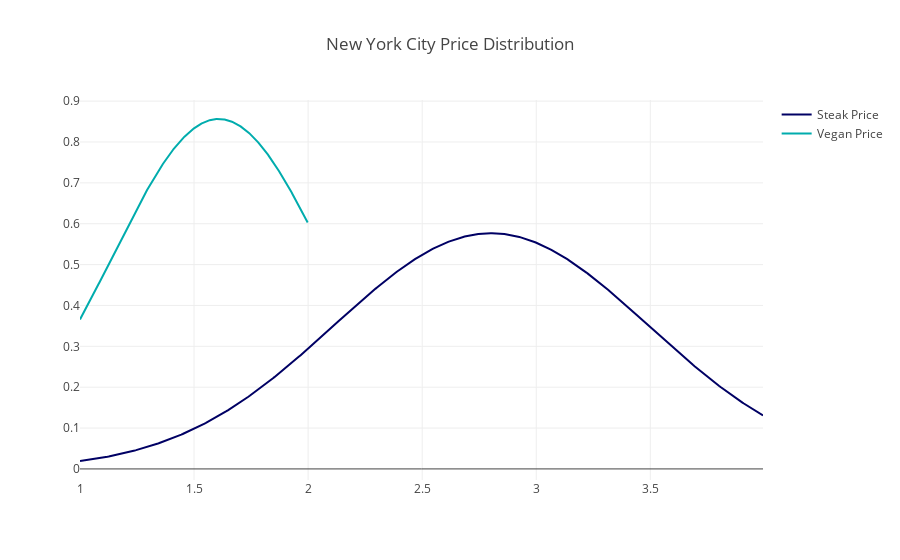

The code cell stored with this chart in its notebook:
### Code cell
nyc1 = df[(df['city']=='new york')&(df['category']=='vegan')]['price']  
nyc2 = df[(df['city']=='new york')&(df['category']=='steak')]['price']  
hist_data = [chi1, chi2]

group_labels = ['Vegan Price', 'Steak Price']

colors = ['rgb(0,172, 173)', 'rgb(0, 0, 100)']
nyc_fig1 = ff.create_distplot(hist_data, group_labels, bin_size=.2, colors=colors, show_hist=False, curve_type='normal', show_rug=False)
nyc_fig1['layout'].update(title='New York City Price Distribution')

plotly.offline.iplot(nyc_fig1, filename='Distplot with Multiple Datasets')

### Figure 1 — Plotly figure (JSON) as saved in the notebook; plotly's stock layout.template omitted (floating-point values rounded to 4 significant figures; data arrays with more than 128 entries replaced by an {"elided": "..."} marker saying what was removed)
{"data": [{"legendgroup": "Vegan Price", "marker": {"color": "rgb(0,172, 173)"}, "mode": "lines", "name": "Vegan Price", "showlegend": true, "type": "scatter", "uid": "9a74efd2-313a-11e9-800d-8c859007c3ad", "x": {"elided": "500 float values"}, "xaxis": "x", "y": {"elided": "500 float values"}, "yaxis": "y"}, {"legendgroup": "Steak Price", "marker": {"color": "rgb(0, 0, 100)"}, "mode": "lines", "name": "Steak Price", "showlegend": true, "type": "scatter", "uid": "9a74f14c-313a-11e9-bd60-8c859007c3ad", "x": {"elided": "500 float values"}, "xaxis": "x", "y": {"elided": "500 float values"}, "yaxis": "y"}], "layout": {"barmode": "overlay", "hovermode": "closest", "legend": {"traceorder": "reversed"}, "title": "New York City Price Distribution", "xaxis": {"anchor": "y2", "domain": [0, 1], "zeroline": false}, "yaxis": {"anchor": "free", "domain": [0, 1], "position": 0}}}
